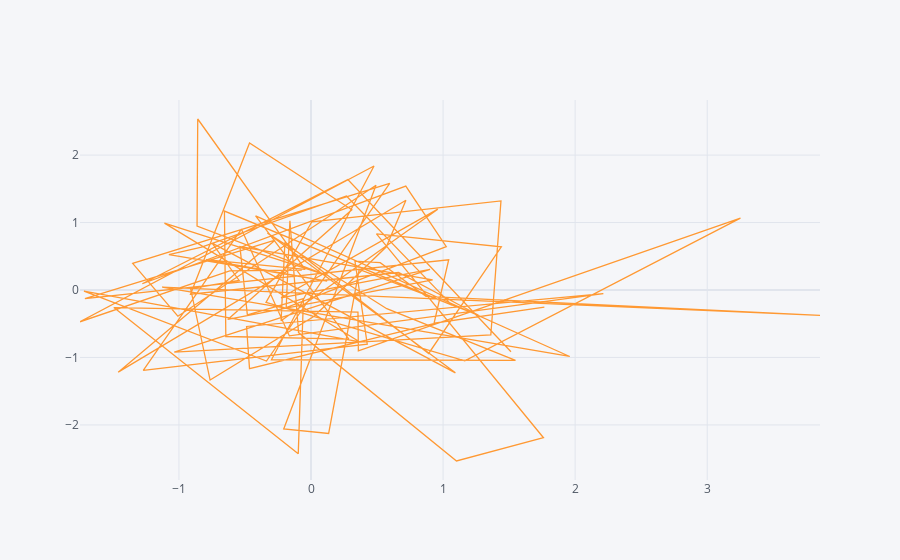

Source (notebook cell):
### Markdown cell above
Dispersão:

### Code cell
df.iplot(kind='scatter', x='A', y='B')
